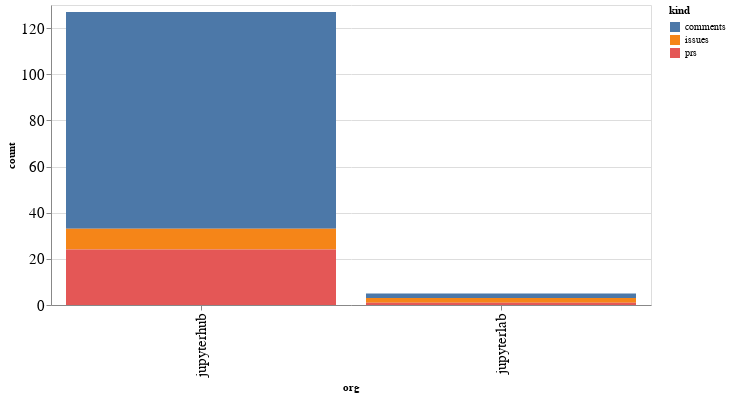

The notebook cell saved with this chart:
### Code cell
alt.Chart(org_summaries, width=600).mark_bar().encode(
    x='org',
    y='count',
    color='kind',
    tooltip="org"
)

### Figure 1 — Vega-Lite specification as saved in the notebook (floating-point values rounded to 4 significant figures)
{"config": {"axisLeft": {"labelFontSize": 15}, "axisBottom": {"labelFontSize": 15}}, "data": {"name": "data-776c264f213944db0f5ce61a3ea4edcd"}, "mark": "bar", "encoding": {"color": {"type": "nominal", "field": "kind"}, "tooltip": {"type": "nominal", "field": "org"}, "x": {"type": "nominal", "field": "org"}, "y": {"type": "quantitative", "field": "count"}}, "width": 600, "$schema": "https://vega.github.io/schema/vega-lite/v4.8.1.json", "datasets": {"data-776c264f213944db0f5ce61a3ea4edcd": [{"org": "jupyterhub", "kind": "comments", "count": 94}, {"org": "jupyterhub", "kind": "issues", "count": 9}, {"org": "jupyterhub", "kind": "prs", "count": 24}, {"org": "jupyterlab", "kind": "comments", "count": 2}, {"org": "jupyterlab", "kind": "issues", "count": 2}, {"org": "jupyterlab", "kind": "prs", "count": 1}]}}
